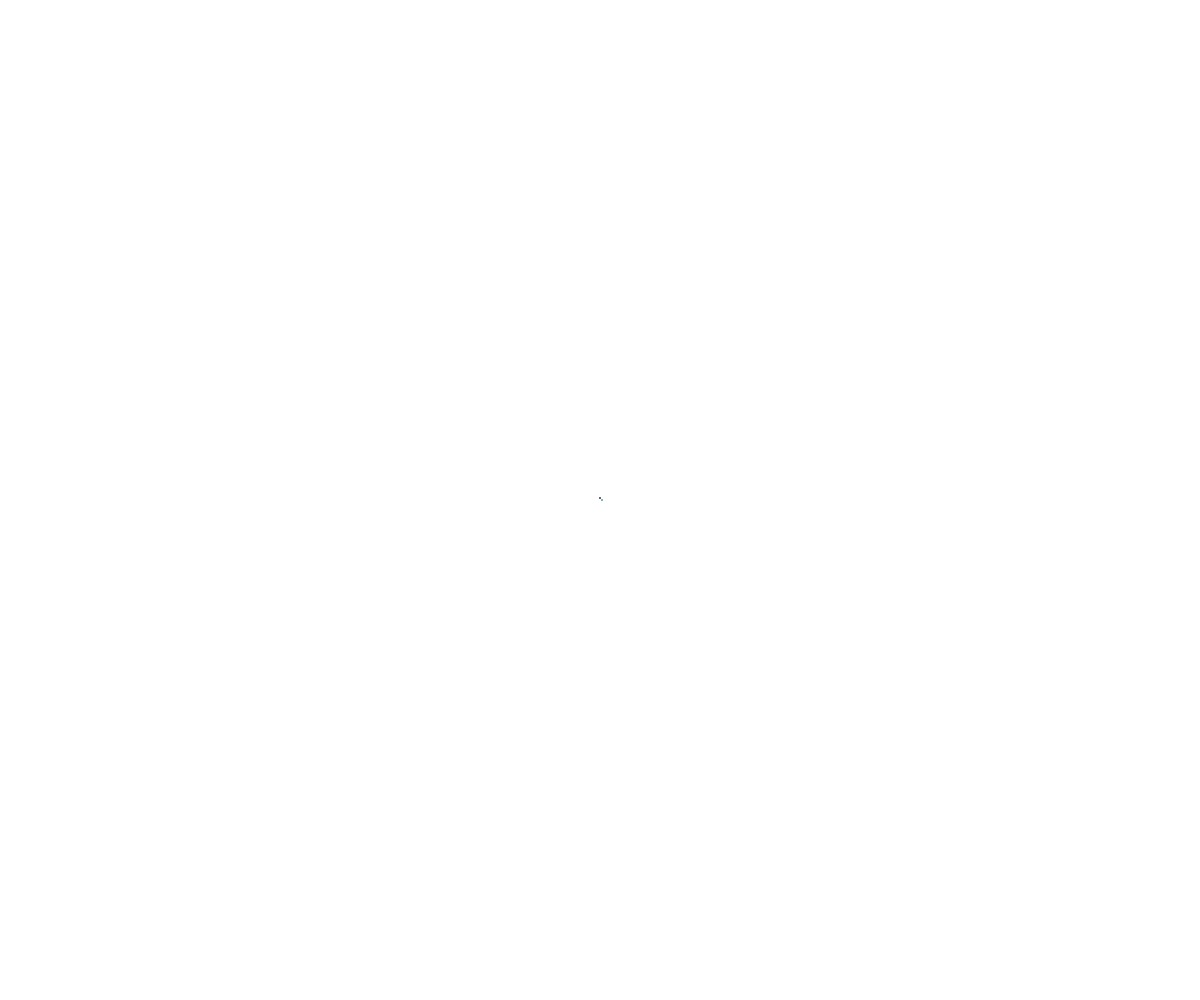
Frame 1 (no input)
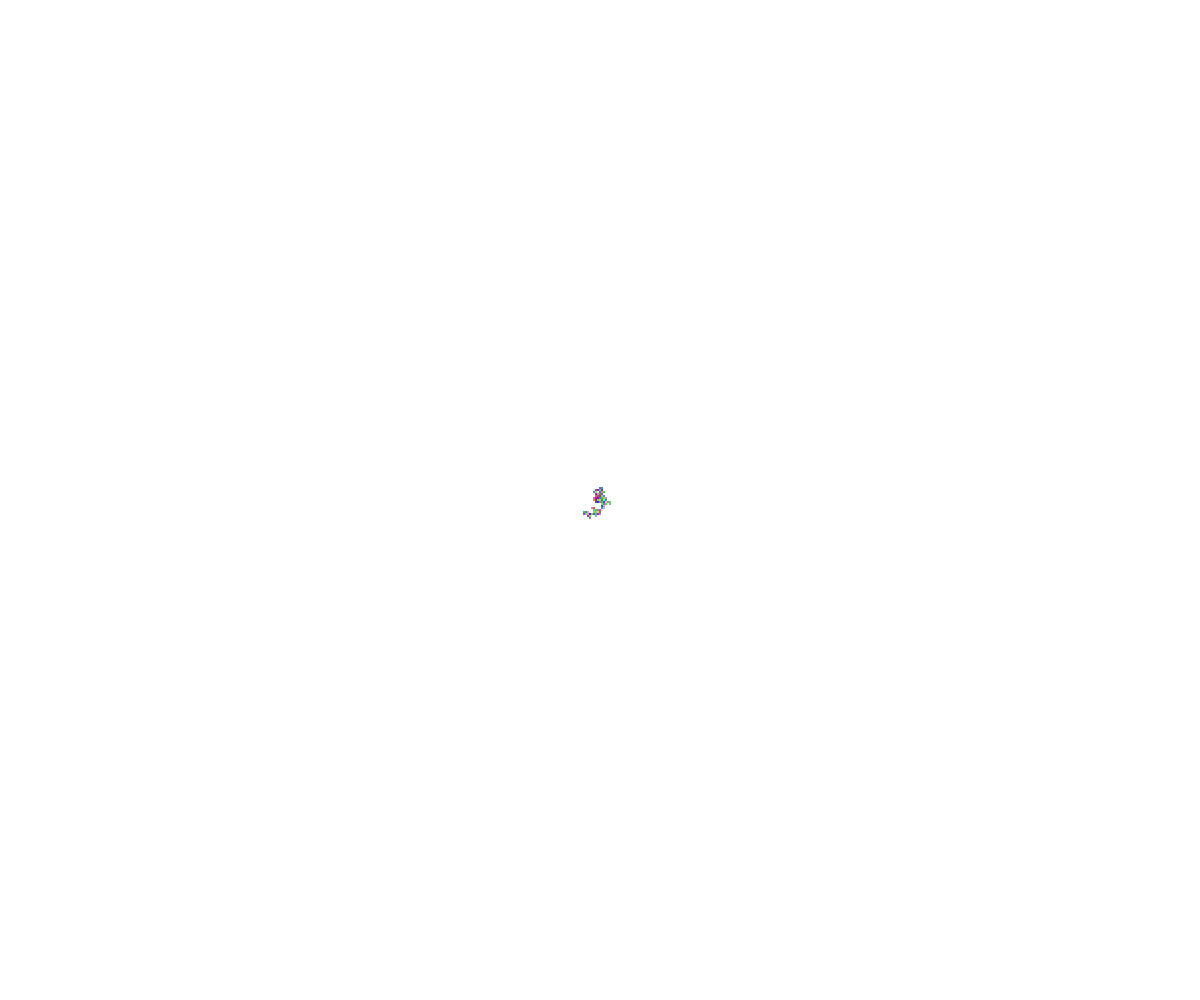
Frame 60 (no input)
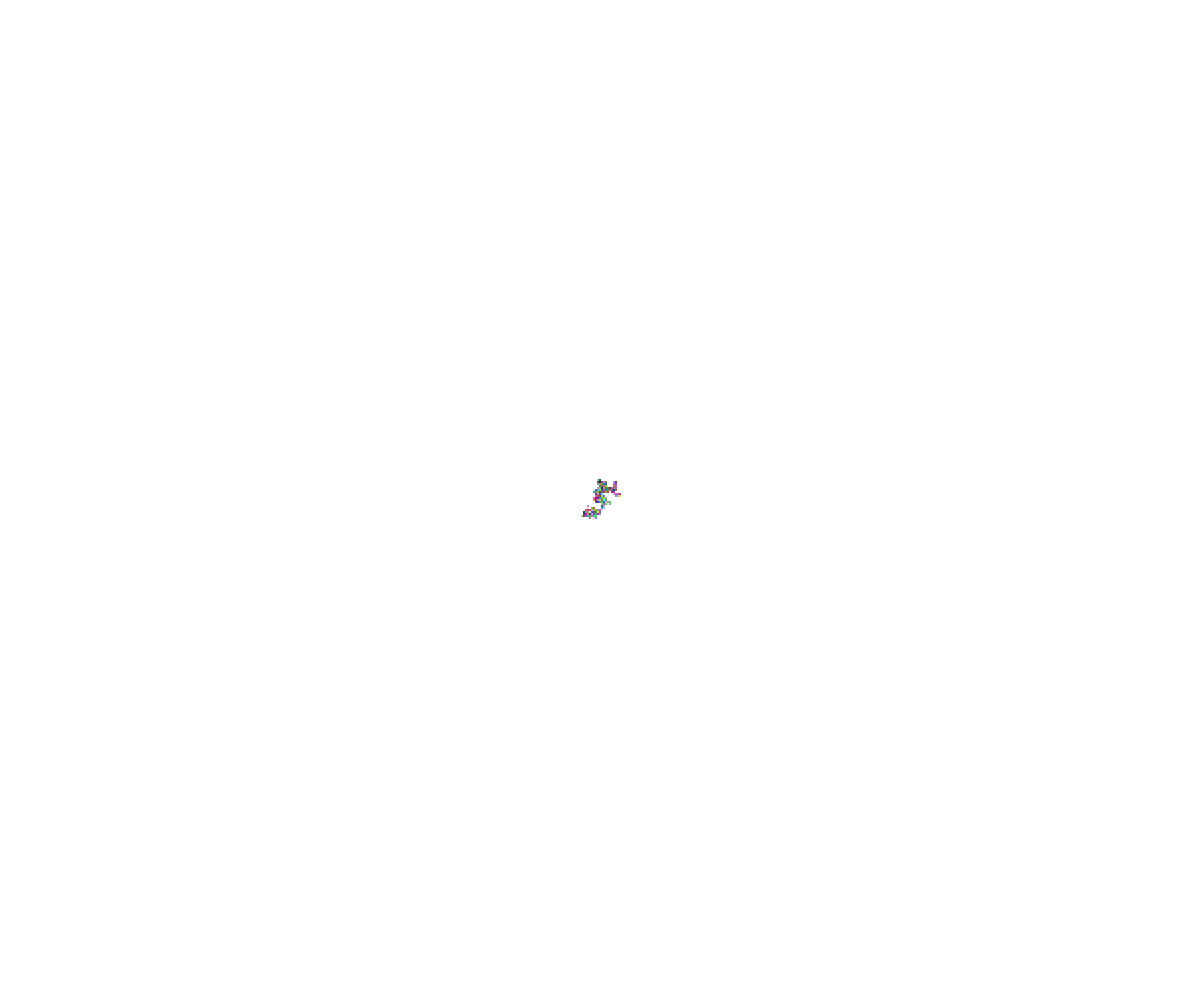
Frame 120 (the mouse pressed at the canvas centre since frame 60)

The p5.js sketch that drew these frames (run headless with seeded random() and noise() and a simulated clock; from frame 60 on, the mouse is pressed at the canvas centre):

// p5.js sketch
// ── sketch.js
//walker oop

class Walker{
  constructor(x, y){
    this.x = x;
    this.y = y;
    this.speed = 2;
    this.radius = 1;
  }

  display(){
    noStroke();
    fill(random(255), random(255), random(255));
    circle(this.x, this.y, this.radius*2);
  }

  move(){
    let choice = random(100);

    if (choice < 25){
      //up
      this.y -= this.speed;
    }
    else if (choice < 50){
      //down
      this.y += this.speed;
    }
    else if (choice < 75){
      //right
      this.x += this.speed;
    }
    else{
      //left
      this.x -= this.speed;
    }
  }
}

let alec;
let tom;
let shane;

function setup() {
  createCanvas(windowWidth, windowHeight);
  alec = new Walker(width/2, height/2);
  tom = new Walker(width/2, height/2);
  shane = new Walker(width/2, height/2);
  tom.color = "blue";
  shane.color = "green";
}

function draw() {
  alec.move();
  tom.move();
  shane.move();
  
  alec.display();
  tom.display();
  shane.display();
}
